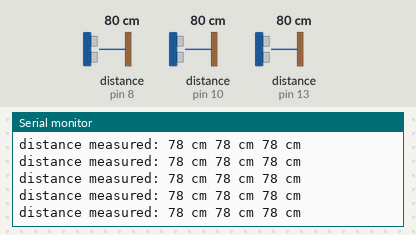
Simulated run of this sketch. Board: Arduino Uno, built with avr-gcc and run on an emulated ATmega328P. Shown: the last lines printed to the serial monitor. Wiring (inferred from the names in the program): 3 × ultrasonic range finder: trigger pin 9, echo pin 8 / trigger pin 11, echo pin 10 / trigger pin 12, echo pin 13. The inputs (shaded band) are chosen by the test bench; at power-on: distance to the obstacle (sensors on pin 8, pin 10, pin 13) 80 cm. The echo pulse lasts 58.3 µs per cm.

Above: at 1.2 s.
1.3 s: distance to the obstacle (sensor on pin 8) set to 120 cm
At 1.46 s:
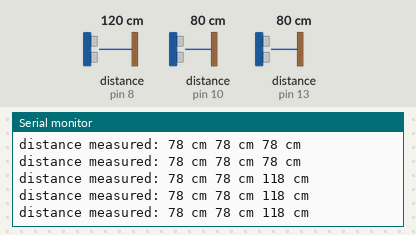
4.3 s: distance to the obstacle (sensor on pin 10) set to 2 cm
7.3 s: distance to the obstacle (sensor on pin 13) set to 2 cm
At 8.3 s:
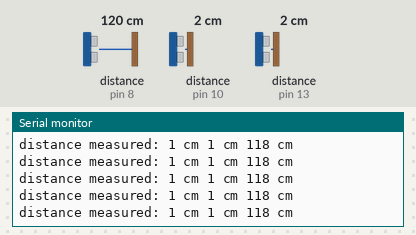
10.3 s: distance to the obstacle (sensor on pin 8) set to 18 cm
At 11.2 s:
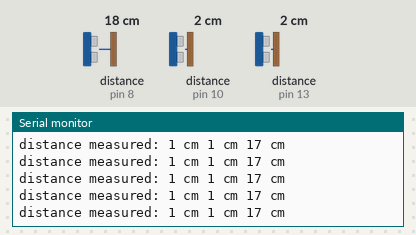
13.3 s: distance to the obstacle (sensor on pin 10) set to 18 cm
At 14.2 s:
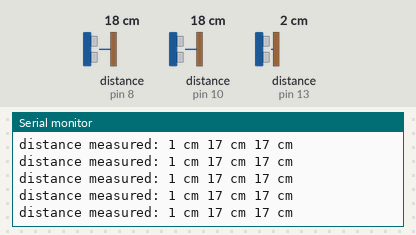
16.3 s: distance to the obstacle (sensor on pin 13) set to 120 cm
At 16.47 s:
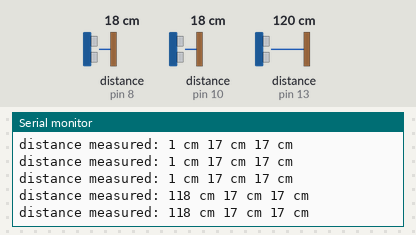
Timing chart, 0 to 19.3 s (numbered marks = the images above; inputs shaded):
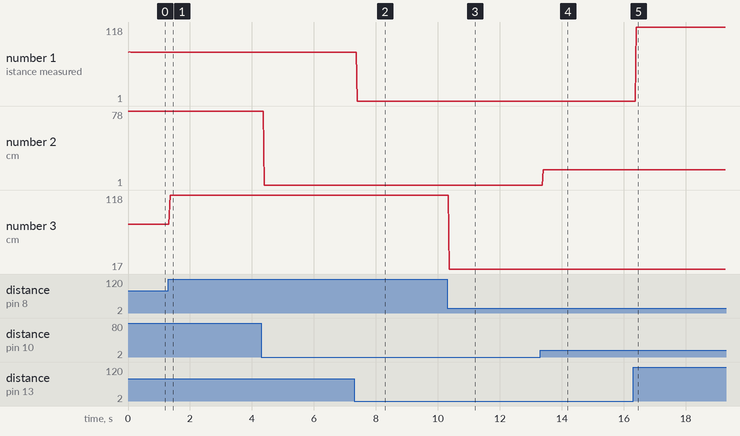

Measured:
- after the input at 1.3 s, the serial monitor: prints a new line after 0.06 s (image 1)
- after the input at 7.3 s, the serial monitor: prints a new line after 0.10 s (image 2)
- after the input at 10.3 s, the serial monitor: prints a new line after 0.07 s (image 3)
- after the input at 13.3 s, the serial monitor: prints a new line after 0.10 s (image 4)
- after the input at 16.3 s, the serial monitor: prints a new line after 0.10 s (image 5)
- plotted number 1: 1 → 118 after the input at 16.3 s
- plotted number 2: 78 → 1 after the input at 4.3 s
- plotted number 3: 78 → 118 after the input at 1.3 s, 118 → 17 after the input at 10.3 s

The sketch:

us_testing.ino
```cpp
const int trigPin = 12;
const int echoPin = 13;
const int trig2Pin = 11;
const int echo2Pin = 10;
const int trig3Pin = 9;
const int echo3Pin = 8;

long duration;
int distance;
long duration2;
int distance2;
long duration3;
int distance3;

long UltraSensor1, UltraSensor2, UltraSensor3;

void setup() {
  // put your setup code here, to run once:
  pinMode(trigPin, OUTPUT);
  pinMode(echoPin, INPUT);
  pinMode(trig2Pin, OUTPUT);
  pinMode(echo2Pin, INPUT);
  pinMode(trig3Pin, OUTPUT);
  pinMode(echo3Pin, INPUT);
  Serial.begin(9600);
}

void loop() {
  SonarSensor(trigPin, echoPin);              // look bellow to find the difinition of the SonarSensor function
  UltraSensor1 = distance;                      // store the distance in the first variable
  SonarSensor(trig2Pin,echo2Pin);               // call the SonarSensor function again with the second sensor pins
  UltraSensor2 = distance;
  SonarSensor(trig3Pin, echo3Pin);
  UltraSensor3 = distance;

  Serial.print("distance measured: ");
  Serial.print(UltraSensor1);
  Serial.print(" cm ");
  Serial.print(UltraSensor2);
  Serial.print(" cm ");
  Serial.print(UltraSensor3);
  Serial.println(" cm");
}

// SonarSensor function used to generate and read the ultrasonic wave
void SonarSensor(int trigPinSensor,int echoPinSensor)//it takes the trigPIN and the echoPIN
{
  //START SonarSensor FUNCTION
  //generate the ultrasonic wave
  //----------------------------------------------------------------------------------------------------------------------
  digitalWrite(trigPinSensor, LOW);// put trigpin LOW
  delayMicroseconds(2);// wait 2 microseconds
  digitalWrite(trigPinSensor, HIGH);// switch trigpin HIGH
  delayMicroseconds(10); // wait 10 microseconds
  digitalWrite(trigPinSensor, LOW);// turn it LOW again
  //----------------------------------------------------------------------------------------------------------------------

  //read the distance
  //----------------------------------------------------------------------------------------------------------------------
  duration = pulseIn(echoPinSensor, HIGH);//pulseIn funtion will return the time on how much the configured pin remain the level HIGH or LOW; in this case it will return how much time echoPinSensor stay HIGH
  distance= duration * 0.034/2; // first we have to divide the duration by two
}// END SonarSensor FUNCTION
```
